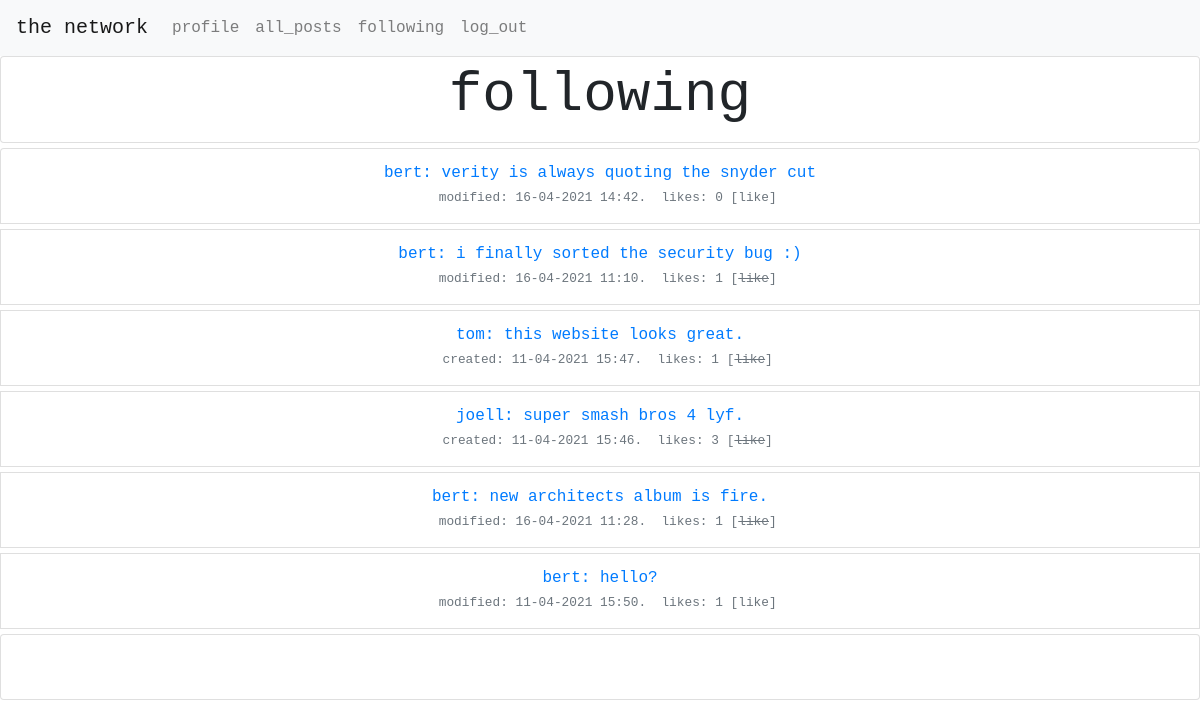
The app's page /following/ (signed in) with its own data.
### network/models.py (models this page shows, shortened)
class TimestampedBaseModel(models.Model):
    id = models.UUIDField(
        primary_key=True,
        default=uuid.uuid4,
        editable=False
    )
    created_at = models.DateTimeField(
        auto_now_add=True,
        editable=False,
        null=False
    )
    updated_at = models.DateTimeField(
        auto_now=True,
        editable=False,
        null=False
    )
    class Meta:
        abstract = True

class Post(TimestampedBaseModel):
    user = models.ForeignKey(
        'User',
        related_name='posts',
        verbose_name='User',
        on_delete=models.CASCADE
    )
    content = models.TextField(
        max_length=500
    )
    class Meta:
        ordering = ['-created_at']
        verbose_name_plural = "Posts"
        indexes = [
            models.Index(fields=['user']),
            models.Index(fields=['-created_at']),
        ]
    def get_number_of_likes(self):
        return Like.objects.filter(post_id=self.id).count()
    def created_or_modified(self):
        created = self.created_at.strftime('%d-%m-%Y %H:%M')
        updated = self.updated_at.strftime('%d-%m-%Y %H:%M')
        if created != updated:
            return f"modified: {updated}"
        else:
            return f" created: {created}"

class User(AbstractUser):
    id = models.UUIDField(
        primary_key=True,
        default=uuid.uuid4,
        editable=False
    )
    def __str__(self):
        return self.username
    def get_posts_by_users_followed(self):
        users_followed = Follow.objects.filter(follower_id=self.id).values('user_id')
        return Post.objects.filter(user_id__in=users_followed)
    def get_liked_posts(self):
        post_ids = Like.objects.filter(related_user_id=self.id).values("post")
        return Post.objects.filter(id__in=post_ids)

### network/views.py (the view)
# urls.py: path("following/", views.following, name="following"),
@login_required
def following(request):
    liked_posts = users_liked_posts(request)
    post_list = request.user.get_posts_by_users_followed()
    posts = paginate(request, post_list)
    return render(request, "network/following.html", {
        "posts": posts,
        "liked_posts": liked_posts,
    })

### network/utils.py (called while the page is built)
def paginate(request, post_list):
    page = request.GET.get('page', 1)
    """ split posts into  sets of 10"""
    paginator = Paginator(post_list, 10)
    """ set which posts to display """
    try:
        posts = paginator.page(page)
    except PageNotAnInteger:
        """ set page 1 if request is not specific """
        posts = paginator.page(1)
    except EmptyPage:
        """  display final posts if empty page is requested """
        posts = paginator.page(paginator.num_pages)
    return posts

def users_liked_posts(request):
    liked_posts = ""
    if request.user.is_authenticated:
        liked_posts = request.user.get_liked_posts()
    return liked_posts

### network/templates/network/following.html
{% extends "network/layout.html" %}
{% block body %}
    <div class="row" id="page_title">
        <div class="col">
            <div class="card" style="padding-top: 5px;padding-bottom: 5px;">
                <h3 class="display-4 text-monospace text-center" style="margin-left: 15px;margin-right: 15px;"><strong>following</strong>
                </h3>
            </div>
        </div>
    </div>
    {% include 'network/posts.html' %}
{% endblock %}

### network/templates/network/posts.html (shortened to what this page needs)
<ul class="list-group">
    {% for post in posts %}
        <li class="list-group-item" style="margin-top:5px;">
            <div class="media">
                <div class="media-body">
                    <div class="media" style="overflow:visible;">
                        <div class="media-body" style="overflow:visible;">
                            <div class="row">
                                <div class="col-md-12 text-monospace text-primary text-center">
                                    <p class="text-monospace text-center" style="margin-bottom: 2px;"">
                                    <span class="content-box" id="content-box-{{ post.id }}">
<a href="/profile/{{ post.user_id }}">{{ post.user }}<a>: <span id="content_{{ post.id }}">{{ post.content }}</span>
                                    </span>
                                    <br><small class="text-muted"> &nbsp; <span
                                        id="created_updated{{ post.id }}">{{ post.created_or_modified }}</span>.&nbsp;
                                    likes:
                                    <span id="like_number_{{ post.id }}">{{ post.get_number_of_likes }} </span>
                                    {% if user.is_authenticated %}
                                        {% if user.id == post.user_id %}
                                            <span class="edit_button" id="edit_button{{ post.id }}"
                                                  data-post="{{ post.id }}" data-user="{{ user.id }}">[edit]
                                                    </span>
                                            <span style="display: none;" class="cancel_button"
                                                  id="cancel_button{{ post.id }}" data-post="{{ post.id }}"
                                                  data-user="{{ user.id }}">[cancel]</span>
                                            <span style="display: none;" class="submit_button"
                                                  id="submit_button{{ post.id }}" data-post="{{ post.id }}"
                                                  data-user="{{ user.id }}">[submit]</span>
                                        {% else %}
                                            <span class="like_button" id="like_text_{{ post.id }}"
                                                  data-post="{{ post.id }}" data-user="{{ user.id }}">
                                                    {% if post in liked_posts %}
                                                        [<strike>like</strike>]
                                                    {% else %}
                                                        [like]
                                                        </span>
                                                    {% endif %}
                                        {% endif %}
                                    {% endif %}
                                </small></p>
                                </div>
                            </div>
                        </div>
                    </div>
                </div>
            </div>
        </li>
    {% endfor %}
</ul>
<ul class="list-group">
    <li class="list-group-item" style="margin-top:5px;">
        <div class="media">
            <div class="media-body">
                <div class="media" style="overflow:visible;">
                    <div class="media-body" style="overflow:visible;">
                        <div class="row">
                            <div class="col-md-12 text-monospace">
                                <p class="text-monospace text-center">
                                    <br></p>
                            </div>
                        </div>
                    </div>
                </div>
            </div>
        </div>
    </li>
</ul>

### network/static/network/styles.css (style rules this page uses)
p { text-transform: lowercase; }

### records on screen
Post: user "bert", content "verity is always quoting the snyder cut", created_or_modified "modified: 16-04-2021 14:42", get_number_of_likes "0", shows "[like]"
Post: user "bert", content "i finally sorted the security bug :)", created_or_modified "modified: 16-04-2021 11:10", get_number_of_likes "1"
Post: user "tom", content "this website looks great.", created_or_modified "created: 11-04-2021 15:47", get_number_of_likes "1"
Post: user "joell", content "super smash bros 4 lyf.", created_or_modified "created: 11-04-2021 15:46", get_number_of_likes "3"
Post: user "bert", content "new architects album is fire.", created_or_modified "modified: 16-04-2021 11:28", get_number_of_likes "1"
Post: user "bert", content "hello?", created_or_modified "modified: 11-04-2021 15:50", get_number_of_likes "1", shows "[like]"
